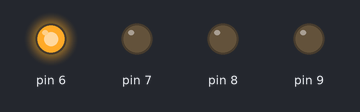
This sketch was run on a simulated Arduino Uno, built with avr-gcc and run on an emulated ATmega328P. Shown: output pins drawn as LEDs (lit = HIGH).

Above: at 0.1 s.
At 0.7 s:
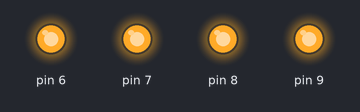
At 1.1 s:
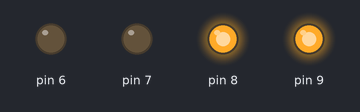
At 1.5 s:
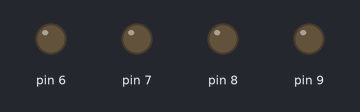
At 2.5 s:
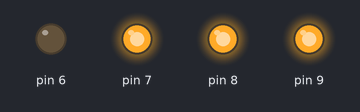
At 3.5 s:
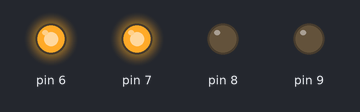
Timing chart, 0 to 3.8 s (numbered marks = the images above):
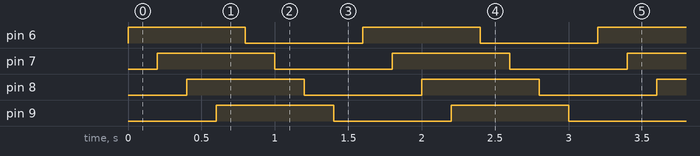

Measured:
- by itself, pin 6–9: alternates HIGH for 0.80 s and LOW for 0.80 s
- by itself, everything shown: repeats every 1.6 s, in 8 steps

The sketch:

Tira_De_Leds__1.ino
```cpp
//TIPO 1, TIRA DE LEDS SE ENCIENDEN TODOS Y SE APAGAN POCO A POCO
int i = 6;    //PRIMER PIN
int tiempo1 = 200; //TIEMPO DE ESPERA ms

void setup() {

  for (i = 6; i < 10; i++) { //i=6 (primer pin por el que empieza); i<10 (ultimo pin); i++ es el incremento
    pinMode(i, OUTPUT);
  }
}

void loop() {
  for (i = 6; i < 10; i++) { //SOLO HE PUESTO 4 LEDS
    digitalWrite(i, 1);
    delay(tiempo1);
  }
   for (i = 6; i < 10; i++) { //SOLO HE PUESTO 4 LEDS

    digitalWrite(i, 0);
    delay(tiempo1);
  }
}
```
